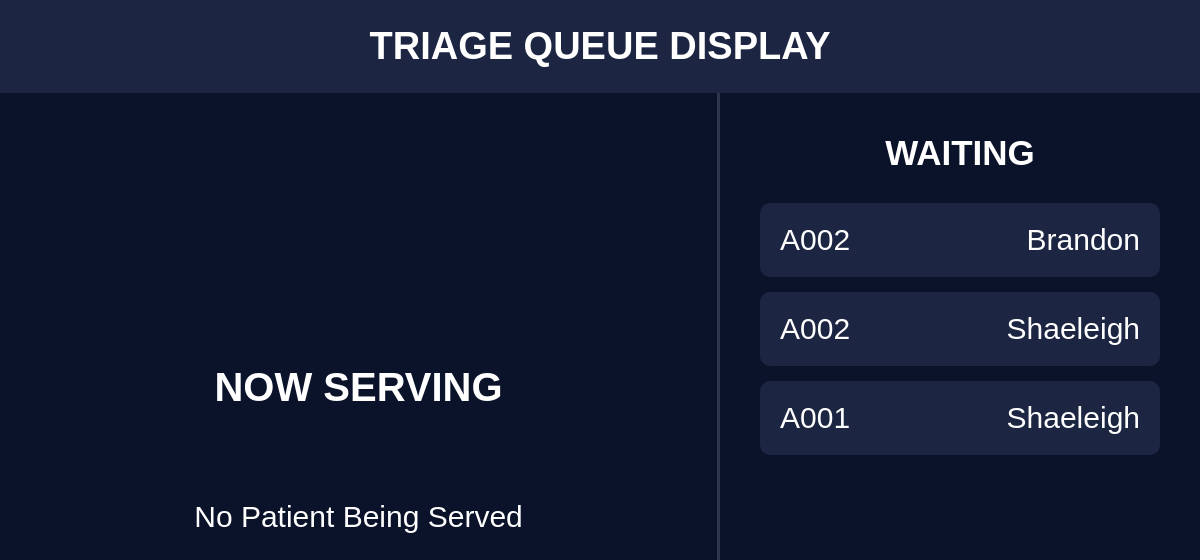
/core/tv/triage/, run on an earlier commit of the app's database.
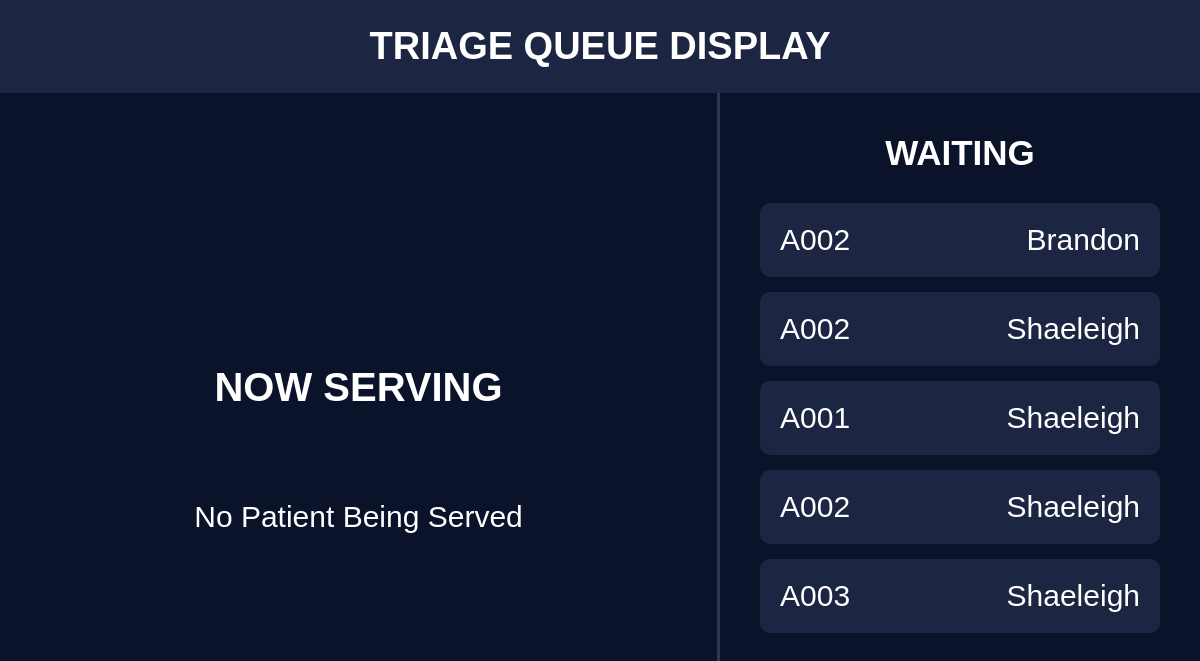
And on a later commit of the database.
### core/models.py (models this page shows, shortened)
class Visit(models.Model):
    STATUS_CHOICES = (
        ("waiting", "Waiting"),
        ("serving", "Being Served"),
        ("completed", "Completed"),
    )
    DEPARTMENT_CHOICES = (
        ("triage", "Triage"),
        ("doctor", "Doctor"),
        ("laboratory", "Laboratory"),
        ("pharmacy", "Pharmacy"),
        ("completed", "Completed"),
    )
    patient = models.ForeignKey(
        Patient,
        on_delete=models.CASCADE,
        related_name="visits"
    )
    queue_number = models.CharField(
        max_length=10,
        editable=False,
        blank=True
    )
    current_department = models.CharField(
        max_length=20,
        choices=DEPARTMENT_CHOICES,
        default="triage"
    )
    status = models.CharField(
        max_length=20,
        choices=STATUS_CHOICES,
        default="waiting"
    )
    visit_date = models.DateTimeField(
        auto_now_add=True
    )
    created_by = models.ForeignKey(
        User,
        on_delete=models.SET_NULL,
        null=True
    )

class Patient(models.Model):
    GENDER_CHOICES = (
        ("Male", "Male"),
        ("Female", "Female"),
    )
    hospital_id = models.CharField(
        max_length=20,
        unique=True,
        blank=True,
        editable=False
    )
    first_name = models.CharField(max_length=100)
    last_name = models.CharField(max_length=100)
    date_of_birth = models.DateField()
    gender = models.CharField(max_length=10, choices=GENDER_CHOICES)
    phone_number = models.CharField(max_length=15)
    national_id = models.CharField(
        max_length=20,
        blank=True,
        null=True
    )
    created_at = models.DateTimeField(auto_now_add=True)
    updated_at = models.DateTimeField(auto_now=True)

### core/views.py (the view)
# urls.py: path("tv/triage/", triage_tv, name="triage_tv"),
def triage_tv(request):
    serving = Visit.objects.filter(
        current_department="triage",
        status="serving"
    ).first()
    waiting = Visit.objects.filter(
        current_department="triage",
        status="waiting"
    ).order_by("visit_date")
    return render(
        request,
        "triage_tv.html",
        {
            "serving": serving,
            "waiting": waiting,
        },
    )

### core/templates/triage_tv.html (shortened to what this page needs)
<!DOCTYPE html>
<html lang="en">
<head>
</head>
<body>
<div class="header">
TRIAGE QUEUE DISPLAY
</div>
<div class="container">
<div class="left">
<h2>NOW SERVING</h2>
{% if serving %}
<div class="queue">
{{ serving.queue_number }}
</div>
<div class="room">
Please Proceed to Triage
</div>
{% else %}
<div class="empty">
No Patient Being Served
</div>
{% endif %}
</div>
<div class="right">
<h2>WAITING</h2>
{% if waiting %}
<ul class="waiting-list">
{% for visit in waiting %}
<li>
<span>{{ visit.queue_number }}</span>
<span>{{ visit.patient.first_name }}</span>
</li>
{% endfor %}
</ul>
{% else %}
<div class="empty">
No Waiting Patients
</div>
{% endif %}
</div>
</div>
</body>
</html>

What changed in the data, as far as the page shows it:
added Visit: queue_number "A002", patient.first_name "Shaeleigh"
added Visit: queue_number "A003", patient.first_name "Shaeleigh"
